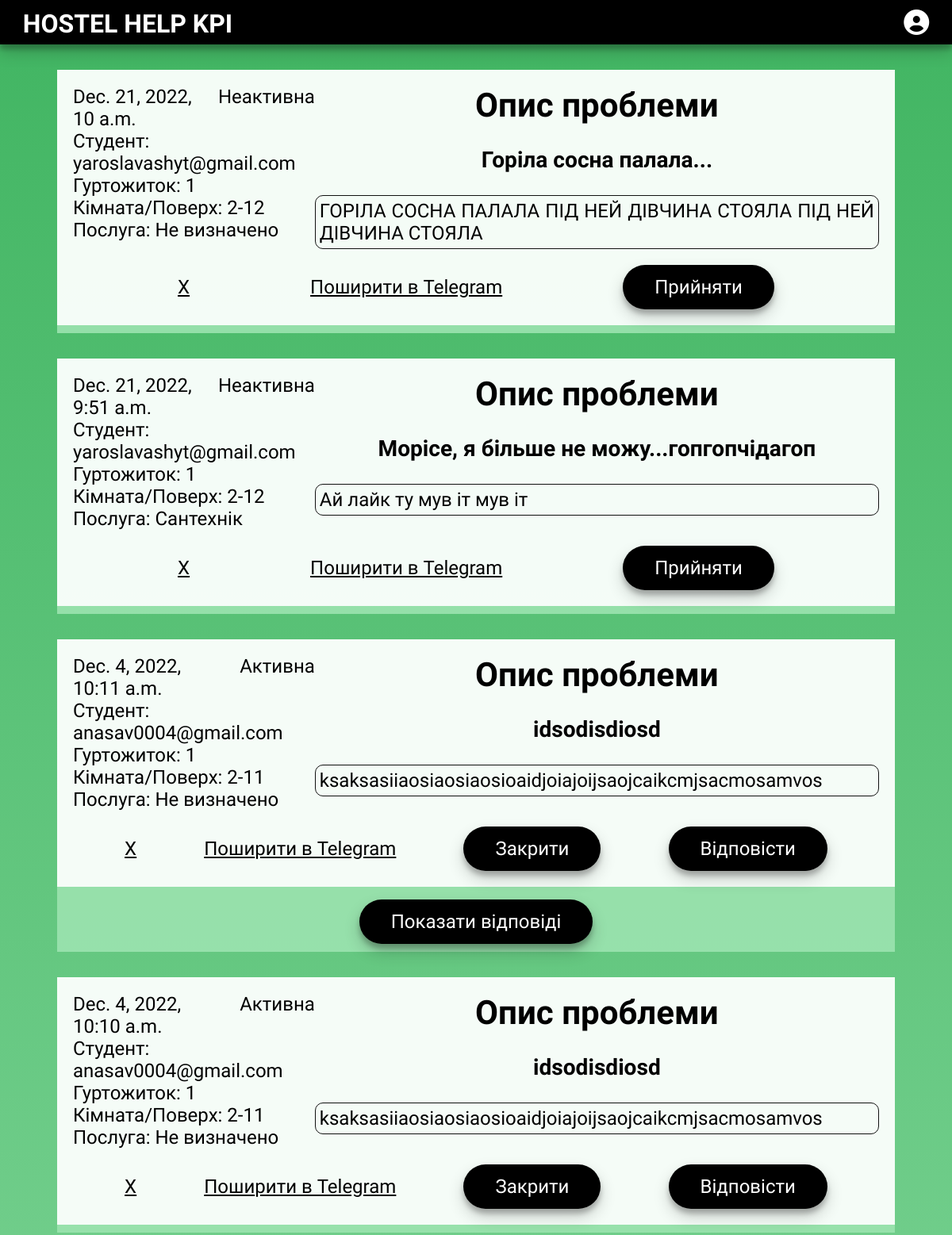
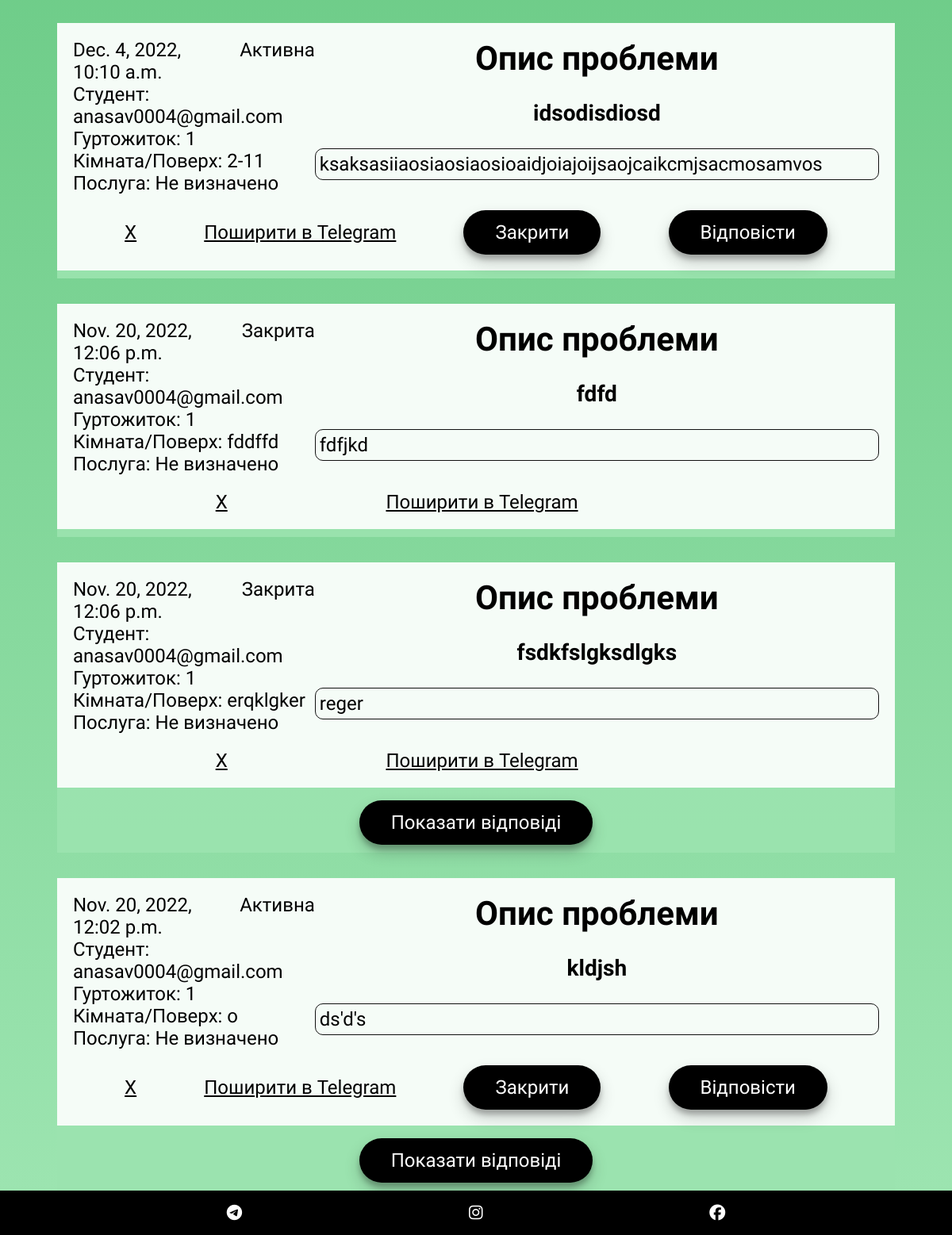
/profile/1/ (signed in), run on the app's committed database (2 pictures, top to bottom).
### hostel_help/models.py (models this page shows, shortened)
class Report(models.Model):
    PROBLEM_CHOICES = (("Електрик", "Електрик"),
                       ("Столяр", "Столяр"),
                       ("Сантехнік", "Сантехнік"),
                       ("Не визначено", "Не визначено"))
    DORMITORIES_CHOICES = ((1, "1 гуртожиток"),
                           (4, "4 гуртожиток"))
    email = models.EmailField(max_length=80, default=False)
    title = models.CharField(max_length=70)
    problem_type = models.CharField(choices=PROBLEM_CHOICES, max_length=70, default="Не визначено")
    dormitory = models.IntegerField(choices=DORMITORIES_CHOICES)
    exact_place = models.CharField(max_length=100)
    description = models.TextField()
    date = models.DateTimeField(auto_now_add=True)
    status = models.CharField(max_length=50, default="Неактивна")

### hostel_help/views.py (the view, shortened to what this page needs)
# urls.py: path('profile/', views.profile, name='profile'),
def profile(request, dormitory=None):
    if request.method == 'POST':
        if request.user.is_superuser:
            reports = Report.objects.filter(dormitory=dormitory).order_by('-date')
            replies = Contact.objects.prefetch_related('report_id').filter(report_id__in=reports.values('id'))
            form = ContactForm(request.POST)
            if form.is_valid():
                instance = form.save(commit=False)
                report_id = int(request.POST.get('report_id'))
                print(report_id)
                if report_id:
                    report = Report.objects.get(id=report_id)
                    instance.report_id = report
                instance.email = reports.get(id=report_id).email
                instance.date_report = Report.objects.get(id=report_id).date
                instance.save()
                subject = 'HOSTEL HELP KPI'
                message = instance.message
                email_from = settings.EMAIL_HOST_USER
                recipient_list = [instance.email, ]
                send_mail(subject, message, email_from, recipient_list, fail_silently=False)
                messages.success(request, f'Your message has been sent.')
                return redirect(reverse('profile', args=[dormitory]))
    else:
        if request.user.is_superuser:
            reports = Report.objects.filter(dormitory=dormitory).order_by('-date')
            replies = Contact.objects.prefetch_related('report_id').filter(report_id__in=reports.values('id'))
            page = request.GET.get('page', 1)
            paginator = Paginator(reports, 8)
            try:
                reports = paginator.page(page)
            except PageNotAnInteger:
                reports = paginator.page(1)
            except EmptyPage:
                reports = paginator.page(paginator.num_pages)
            form = ContactForm()
            return render(request, 'profile.html', {'user': request.user,
                                                    'form': form,
                                                    'reports': reports,
                                                    'replies': replies,
                                                    'dormitory': dormitory})

### templates/profile.html (shortened to what this page needs)
{% extends "base.html" %}
{% load static %}
{% block css_files %}
<link href="{% static '/css/profile.css' %}" rel="stylesheet" type="text/css" />
{% endblock css_files %}
{% block content %}
   {% if user.is_superuser %}
      {% if reports %}
         {% for report in reports %}
         <div class="report" id="{{ report.id }}">
				<div class="report-content">
					<div class="report-col">
						<div class="report-col-first">
							<div class="rep-data-status">
								<div class="rep-data">{{ report.date }}</div>
								<div class="status">{{ report.status }}</div>
							</div>
							<div class="rep-student">
								<span>Студент: </span><span>{{ report.email }}</span>
							</div>
							<div class="rep-gurtog">
								<span>Гуртожиток: </span><span>{{ report.dormitory }}</span><br />
								<span>Кімната/Поверх: </span><span>{{ report.exact_place }}</span>
							</div>
							<div class="rep-service">
								<span>Послуга: </span><span>{{ report.problem_type }}</span>
							</div>
						</div>
						<div class="report-col-second">
							<h2>Опис проблеми</h2>
							<h3>{{ report.title }}</h3>
							<div class="rep-description">{{ report.description }}</div>
						</div>
					</div>
					<div class="report-col-btn">
						<a onclick="return confirm('Ви впевнені, що бажаєте видалити запис?')" href="{% url 'delete_report' dormitory report.id %}">X</a>
						 <a href="https://t.me/share/url?url=http://127.0.0.1:8000/&text={{ report.date }}%0A
	{{ report.email }}%0A{{ report.title }}%0AТип: {{ report.problem_type }}%0AГуртожиток: {{ report.dormitory }}%0AКонкретне місце: {{report.exact_place }}%0A
	Опис: {{ report.description }}" target="_blank">
							Поширити в Telegram
						 </a>
						<form action="{% url 'change_status' dormitory report.id %}?next={{ request.path|urlencode }}#{{ report.id }}" method="POST">
						 {% if report.status == "Неактивна" %}
							<button class="enter-button" type="submit">Прийняти</button>
						 {% elif report.status == "Активна" %}
							<button class="enter-button" type="submit" onclick="return confirm('Ви впевнені, що бажаєте закрити запис?')">Закрити</button>
						 {% endif %}
						</form>
						{% if report.status == "Активна" %}
						 <button class="reply-button enter-button" data-value="{{ report.id }}" onclick="showAnswerPopup(this)">Відповісти</button>
					  {% endif %}
					</div>
				</div>
               {% if report.contact_emails.all %}
                  <button class="show-replies enter-button" data-value="{{ report.id }}" onclick="showReplies(this)">Показати відповіді</button>
               {% endif %}
         </div>
         {% endfor %}
      {% endif %}
   {% endif %}
{% endblock %}

### static/css/style.css (style rules this page uses)
html, body { height: 100%; margin: 0; }
:root { --main-height: 3.5rem; --main-block-bg: rgba(255, 255, 255, 0.82); --margin-or-padding: 8%; --main-width: 88%; --box-shadow: rgba(0, 0, 0, 0.19) 0 10px 20px, rgba(0, 0, 0, 0.23) 0 6px 6px; }
button, .fa-eye { cursor: pointer; }
* { box-sizing: border-box; }
body { font-family: 'Yanone Kaffeesatz', sans-serif; display: flex; flex-direction: column; }
a { color: #000000; }
footer a, nav a, .enter-button { text-decoration: none; }
main > *, .side-wrapper > * { margin: 2rem auto 0; width: var(--main-width); }
h1, h2 { font-size: 175%; color: #ffffff; height: fit-content; display: inline-block; padding-bottom: 0; }
form { display: flex; flex-direction: column; flex-wrap: wrap; text-align: start; }
form > *, .instruction figcaption { margin-top: 1.7rem; }
input, textarea, select, .enter-button, optgroup { font-family: "Yanone Kaffeesatz", sans-serif; display: inline-block; border: none; font-size: 75%; padding: 0.6rem; }
.enter-button { min-width: 10rem; max-width: fit-content; padding: 0 2.5rem; height: var(--main-height); line-height: var(--main-height); font-size: 100%; border-radius: 2.5rem; color: #ffffff; background: #000000; margin: 0 auto; box-shadow: var(--box-shadow); }

### static/css/profile.css (style rules this page uses)
div.report { background-color: rgba(156, 228, 176, 0.9); padding-bottom: 10px; }
.report-content { background-color: rgba(255, 255, 255, 0.9); }
.report-col { display: flex; flex-direction: row; flex-wrap: nowrap; justify-content: space-around; align-items: flex-start; padding: 20px; }
.rep-description { border: 1px solid #111111; padding: 5px; border-radius: 10px; text-align: justify; }
.report-col-first { width: 30%; text-align: left; }
.report-col-second { width: 70%; }
.report-col-second h2 { color: black; margin: 0; }
.rep-data-status { display: flex; }
.status { padding-left: 20px; }
.report-col-btn { display: flex; flex-direction: row; flex-wrap: nowrap; justify-content: space-evenly; align-items: center; padding-bottom: 20px; }
.report-col-btn .enter-button { margin: 0; }
.show-replies { display: block; }
.enter-button { margin-top: 1rem; }

### data on the page
Report: date "Dec. 21, 2022, 10 a.m.", status "Неактивна", email "yaroslavashyt@gmail.com", dormitory "1", exact_place "2-12", problem_type "Не визначено", title "Горіла сосна палала...", description "ГОРІЛА СОСНА ПАЛАЛА ПІД НЕЙ ДІВЧИНА СТОЯЛА ПІД НЕЙ ДІВЧИНА СТОЯЛА", shows "Прийняти"
Report: date "Dec. 21, 2022, 9:51 a.m.", status "Неактивна", email "yaroslavashyt@gmail.com", dormitory "1", exact_place "2-12", problem_type "Сантехнік", title "Морісе, я більше не можу...гопгопчідагоп", description "Ай лайк ту мув іт мув іт", shows "Прийняти"
Report: date "Dec. 4, 2022, 10:11 a.m.", status "Активна", email "anasav0004@gmail.com", dormitory "1", exact_place "2-11", problem_type "Не визначено", title "idsodisdiosd", description "ksaksasiiaosiaosiaosioaidjoiajoijsaojcaikcmjsacmosamvos", shows "Закрити", {{ report.id }} 17 (drawn)
Report: date "Dec. 4, 2022, 10:10 a.m.", status "Активна", email "anasav0004@gmail.com", dormitory "1", exact_place "2-11", problem_type "Не визначено", title "idsodisdiosd", description "ksaksasiiaosiaosiaosioaidjoiajoijsaojcaikcmjsacmosamvos", shows "Закрити", {{ report.id }} 16 (drawn)
Report: date "Dec. 4, 2022, 10:10 a.m.", status "Активна", email "anasav0004@gmail.com", dormitory "1", exact_place "2-11", problem_type "Не визначено", title "idsodisdiosd", description "ksaksasiiaosiaosiaosioaidjoiajoijsaojcaikcmjsacmosamvos", shows "Закрити", {{ report.id }} 15 (drawn)
Report: date "Nov. 20, 2022, 12:06 p.m.", status "Закрита", email "anasav0004@gmail.com", dormitory "1", exact_place "fddffd", problem_type "Не визначено", title "fdfd", description "fdfjkd"
Report: date "Nov. 20, 2022, 12:06 p.m.", status "Закрита", email "anasav0004@gmail.com", dormitory "1", exact_place "erqklgker", problem_type "Не визначено", title "fsdkfslgksdlgks", description "reger", {{ report.id }} 10 (drawn)
Report: date "Nov. 20, 2022, 12:02 p.m.", status "Активна", email "anasav0004@gmail.com", dormitory "1", exact_place "o", problem_type "Не визначено", title "kldjsh", description "ds'd's", shows "Закрити", {{ report.id }} 7 (drawn)
